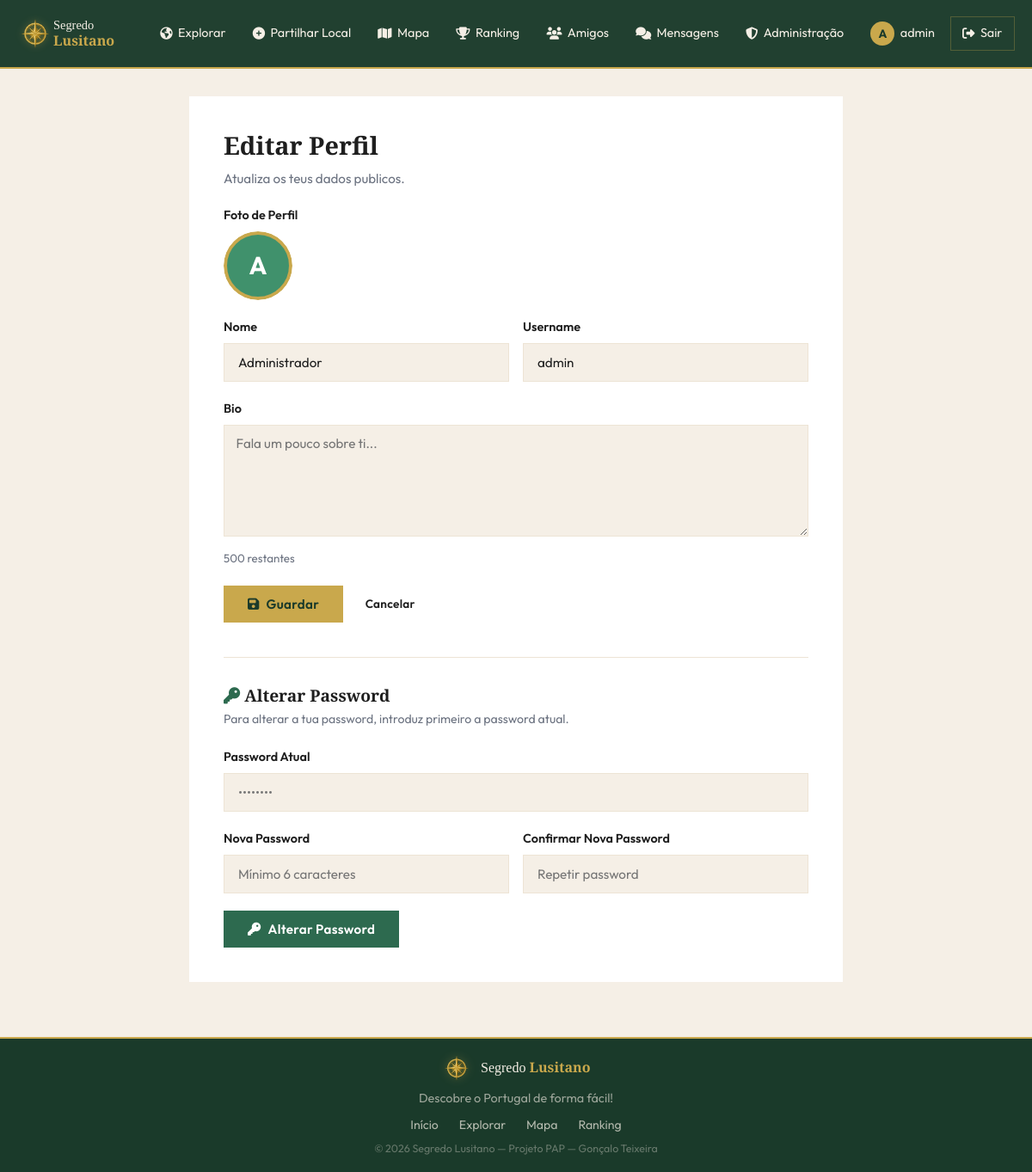
The app's page /pages/perfil_editar.php (signed in) with its own data.
### tables this page shows
CREATE TABLE utilizadores (
    id INT AUTO_INCREMENT PRIMARY KEY,
    nome VARCHAR(100) NOT NULL,
    username VARCHAR(50) NOT NULL UNIQUE,
    email VARCHAR(150) NOT NULL UNIQUE,
    password VARCHAR(255) NOT NULL,
    avatar VARCHAR(255) DEFAULT NULL,
    bio TEXT DEFAULT NULL,
    pontos INT DEFAULT 0,
    role ENUM('user','admin', '[deleted]') DEFAULT 'user',
    ativo TINYINT(1) DEFAULT 1,
    verificado TINYINT(1) DEFAULT 0,
    privado TINYINT(1) DEFAULT 0,
    tipo_auth ENUM('email','google','github') DEFAULT 'email',
    criado_em DATETIME DEFAULT CURRENT_TIMESTAMP
);

### includes/config.php (called while the page is built, shortened)
<?php
function db(): PDO {
    static $pdo = null;
    if ($pdo === null) {
        $dsn = 'mysql:host=' . DB_HOST . ';dbname=' . DB_NAME . ';charset=utf8mb4';
        $options = [
            PDO::ATTR_ERRMODE            => PDO::ERRMODE_EXCEPTION,
            PDO::ATTR_DEFAULT_FETCH_MODE => PDO::FETCH_ASSOC,
            PDO::ATTR_EMULATE_PREPARES   => false,
        ];
        $pdo = new PDO($dsn, DB_USER, DB_PASS, $options);
    }
    return $pdo;
}

### includes/auth.php (called while the page is built, shortened)
<?php
require_once __DIR__ . '/config.php';
function auth_user(): ?array {
    static $cache = null;
    if ($cache) return $cache;
    $st = db()->prepare('SELECT * FROM utilizadores WHERE id = ? AND ativo = 1');
    $st->execute([$_SESSION['user_id']]);
    $cache = $st->fetch() ?: null;
    return $cache;
}
function require_login(): void {
    if (!auth_user()) {
        header('Location: ' . SITE_URL . '/pages/login.php?redirect=' . urlencode($_SERVER['REQUEST_URI']));
        exit;
    }
}
function is_admin(): bool {
    $u = auth_user();
    return $u && $u['role'] === 'admin';
}
function h(string $s): string {
    return htmlspecialchars($s, ENT_QUOTES, 'UTF-8');
}

### pages/perfil_editar.php (the view, shortened to what this page needs)
<?php
require_login();
$user = auth_user();
$st_reload = db()->prepare('SELECT * FROM utilizadores WHERE id = ?');
$st_reload->execute([$user['id']]);
$user_reload = $st_reload->fetch();
if ($user_reload) $user = $user_reload;
$nome = (string)($user['nome'] ?? '');
$username = (string)($user['username'] ?? '');
$bio = (string)($user['bio'] ?? '');
$avatar_atual = (string)($user['avatar'] ?? '');
include dirname(__DIR__) . '/includes/header.php';
?>
<div class="page-content" style="padding:calc(var(--nav-h) + 2rem) 0 4rem;">
  <section class="section" style="padding-top:0; padding-bottom:0;">
    <div class="container" style="max-width:760px;">
      <div class="form-container" style="max-width:100%;">
        <h1 class="form-title">Editar Perfil</h1>
        <p class="form-subtitle" style="margin-bottom:1.2rem;">Atualiza os teus dados publicos.</p>
        <form method="POST" enctype="multipart/form-data" novalidate>
          <div class="form-group">
            <label>Foto de Perfil</label>
            <div style="margin-bottom:.85rem;">
              <div id="avatar-wrapper"
                   onclick="document.getElementById('avatar').click()"
                   style="position:relative; width:80px; height:80px; cursor:pointer; border-radius:50%; overflow:hidden;">
                <div class="perfil-avatar" id="avatar-preview" style="width:80px; height:80px; margin:0; font-size:1.8rem;">
                  <?php if ($avatar_atual): ?>
                    <img src="<?= SITE_URL ?>/uploads/locais/<?= h($avatar_atual) ?>" alt="Avatar atual" style="width:100%;height:100%;object-fit:cover;">
                  <?php else: ?>
                    <?= mb_strtoupper(mb_substr($username ?: $user['username'],0,1)) ?>
                  <?php endif; ?>
                </div>
              </div>
            </div>
          </div>
          <div style="display:grid; grid-template-columns:1fr 1fr; gap:1rem;">
            <div class="form-group">
              <label for="nome">Nome</label>
              <input type="text" id="nome" name="nome" value="<?= h($nome) ?>" required>
            </div>
            <div class="form-group">
              <label for="username">Username</label>
              <input type="text" id="username" name="username" value="<?= h($username) ?>" required>
            </div>
          </div>
          <div class="form-group">
            <label for="bio">Bio</label>
            <textarea id="bio" name="bio" rows="5" maxlength="500" placeholder="Fala um pouco sobre ti..."
                      style="width:100%; border:1px solid var(--creme-escuro); border-radius:var(--radius); padding:.7rem .85rem;"><?= h($bio) ?></textarea>
            <small id="bio-counter" style="display:block; margin-top:.45rem; color:var(--texto-muted);">500 restantes</small>
          </div>
          <div style="display:flex; gap:.6rem; margin-top:.4rem; flex-wrap:wrap;">
            <button type="submit" class="btn btn-primary"><i class="fas fa-save"></i> Guardar</button>
            <a href="<?= SITE_URL ?>/pages/perfil.php?id=<?= (int)$user['id'] ?>" class="btn btn-sm">Cancelar</a>
          </div>
        </form>
        <?php if (($user['tipo_auth'] ?? 'email') === 'email'): ?>
        <div style="margin-top:2.5rem; padding-top:2rem; border-top:1.5px solid var(--creme-escuro);">
          <h2 style="font-size:1.2rem; margin-bottom:.35rem;">
            <i class="fas fa-key" style="color:var(--verde);"></i> Alterar Password
          </h2>
          <p style="font-size:.88rem; color:var(--texto-muted); margin-bottom:1.25rem;">
            Para alterar a tua password, introduz primeiro a password atual.
          </p>
          <form method="POST" novalidate>
            <div class="form-group">
              <label for="pass_atual">Password Atual</label>
              <input type="password" id="pass_atual" name="pass_atual" placeholder="••••••••" required>
            </div>
            <div style="display:grid; grid-template-columns:1fr 1fr; gap:1rem;">
              <div class="form-group">
                <label for="pass_nova">Nova Password</label>
                <input type="password" id="pass_nova" name="pass_nova" placeholder="Mínimo 6 caracteres" required>
              </div>
              <div class="form-group">
                <label for="pass_conf">Confirmar Nova Password</label>
                <input type="password" id="pass_conf" name="pass_conf" placeholder="Repetir password" required>
              </div>
            </div>
            <button type="submit" class="btn btn-verde"><i class="fas fa-key"></i> Alterar Password</button>
          </form>
        </div>
        <?php endif; ?>
      </div>
    </div>
  </section>
</div>
<?php include dirname(__DIR__) . '/includes/footer.php'; ?>

### includes/header.php (shortened to what this page needs)
<?php
require_once dirname(__DIR__) . '/includes/auth.php';
$user = auth_user();
?>
<!DOCTYPE html>
<html lang="pt">
<head>
<link rel="stylesheet" href="https://cdnjs.cloudflare.com/ajax/libs/font-awesome/6.5.0/css/all.min.css">
<link rel="stylesheet" href="https://unpkg.com/leaflet@1.9.4/dist/leaflet.css">
<link rel="stylesheet" href="<?= SITE_URL ?>/assets/css/bootstrap.min.css?v=<?= filemtime(dirname(__DIR__).'/assets/css/bootstrap.min.css') ?>">
<link rel="stylesheet" href="<?= SITE_URL ?>/assets/css/style.css?v=<?= filemtime(dirname(__DIR__).'/assets/css/style.css') ?>">
</head>
<body>
<nav class="navbar" id="navbar">
  <div class="nav-inner">
    <a href="<?= SITE_URL ?>/index.php" class="nav-logo">
      <img src="<?= SITE_URL ?>/assets/images/logo_icon.png" alt="Segredo Lusitano" class="nav-logo-img" style="height:42px;width:42px;max-height:42px;max-width:42px;object-fit:contain;display:block;">
      <span style="font-family:'Playfair Display',serif;color:var(--creme);line-height:1.2;font-size:.9rem;">Segredo<br><strong style="color:var(--dourado);font-size:1rem;">Lusitano</strong></span>
    </a>
    <ul class="nav-links" id="nav-links">
      <li><a href="<?= SITE_URL ?>/pages/explorar.php"><i class="fa-solid fa-earth-americas"></i> Explorar</a></li>
      <li><a href="<?= SITE_URL ?>/pages/local_novo.php"><i class="fas fa-plus-circle"></i> Partilhar Local</a></li>
      <li><a href="<?= SITE_URL ?>/pages/mapa.php"><i class="fas fa-map"></i> Mapa</a></li>
      <li><a href="<?= SITE_URL ?>/pages/ranking.php"><i class="fas fa-trophy"></i> Ranking</a></li>
      <li><a href="<?= $user ? SITE_URL . '/pages/feed.php' : SITE_URL . '/pages/login.php' ?>"><i class="fas fa-users"></i> Amigos</a></li>
      <li>
        <a href="<?= $user ? SITE_URL . '/pages/mensagens.php' : SITE_URL . '/pages/login.php' ?>" style="position:relative;">
          <i class="fas fa-comments"></i> Mensagens
        </a>
      </li>
      <?php if ($user): ?>
        <?php if (is_admin()): ?>
        <li><a href="<?= SITE_URL ?>/admin/index.php"><i class="fas fa-shield-alt"></i> Administração</a></li>
        <?php endif; ?>
        <li>
          <a href="<?= SITE_URL ?>/pages/perfil.php" class="nav-profile-link">
            <?php if ($user['avatar']): ?>
              <img src="<?= SITE_URL ?>/uploads/locais/<?= h($user['avatar']) ?>" alt="" class="nav-avatar">
            <?php else: ?>
              <span class="nav-avatar-placeholder"><?= mb_strtoupper(mb_substr($user['username'],0,1)) ?></span>
            <?php endif; ?>
            <?= h($user['username']) ?>
          </a>
        </li>
        <li>
          <a href="<?= SITE_URL ?>/pages/logout.php" class="btn-nav-sair">
            <i class="fas fa-sign-out-alt"></i> Sair
          </a>
        </li>
      <?php else: ?>
        <li><a href="<?= SITE_URL ?>/pages/login.php" class="btn-nav-login">Entrar</a></li>
        <li><a href="<?= SITE_URL ?>/pages/registo.php" class="btn-nav-register">Registar</a></li>
      <?php endif; ?>
    </ul>
  </div>
</nav>

### records on screen
utilizadores: username "A", username "admin", nome "Administrador"
